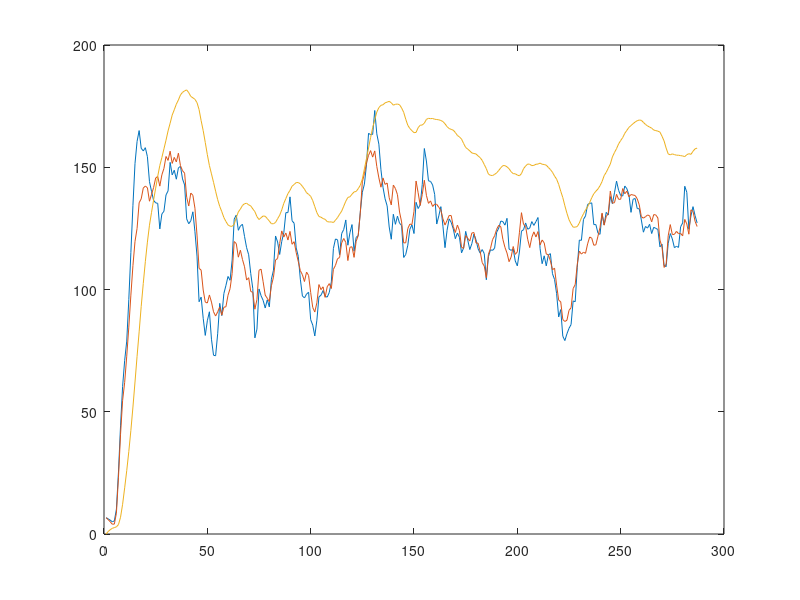

This figure's MATLAB source:
load data;
N = numel(apmdata);
% N =1;
act = apmdata{N}.act;
bgm = apmdata{N}.bgm;
clearvars apmdata;
%%
C=0.9;%
x = filter([1 -C], C ,act);
act4 = filter(ones(1,10),1,x);
act0=zeros(size(x));
bgm0=zeros(size(x));
act0(1)=x(1);
bgm0(1)=0;%zi
%%
%easy
a11=0.85;a12 = 0.18;
a21 = -0.05;a22 = 0.96;

%hard
a11=0.84;a12 = 0.20;
a21 = -0.04;a22 = 0.95;
a11=0.88;a12 = 0.15;
a21 = -0.04;a22 = 0.95;
%%
A = [a11 a12;a21 a22];%[b;a]
B = [0;1];
C = eye(2); %C = [0 1];
D = 0;
sys = ss(A,B,C,D,-1);
y = lsim(sys,x,[]);
figure
plot(act4)
hold on
plot(y)
hold off

%%
for k =2:length(x)
    %     apmBGM = a11 * apmBGM/z + a12 * apmRecorder/z;
    %     apmRecorder = a21 * apmBGM/z + a22 * apmRecorder/z;
    bgm0(k) = a11*bgm0(k-1) + a12*act0(k-1) ;
    act0(k) = a21*bgm0(k-1) + a22*act0(k-1)+x(k) ;
end
plot(act4)
hold on
plot(act0)
plot(bgm0)
hold off